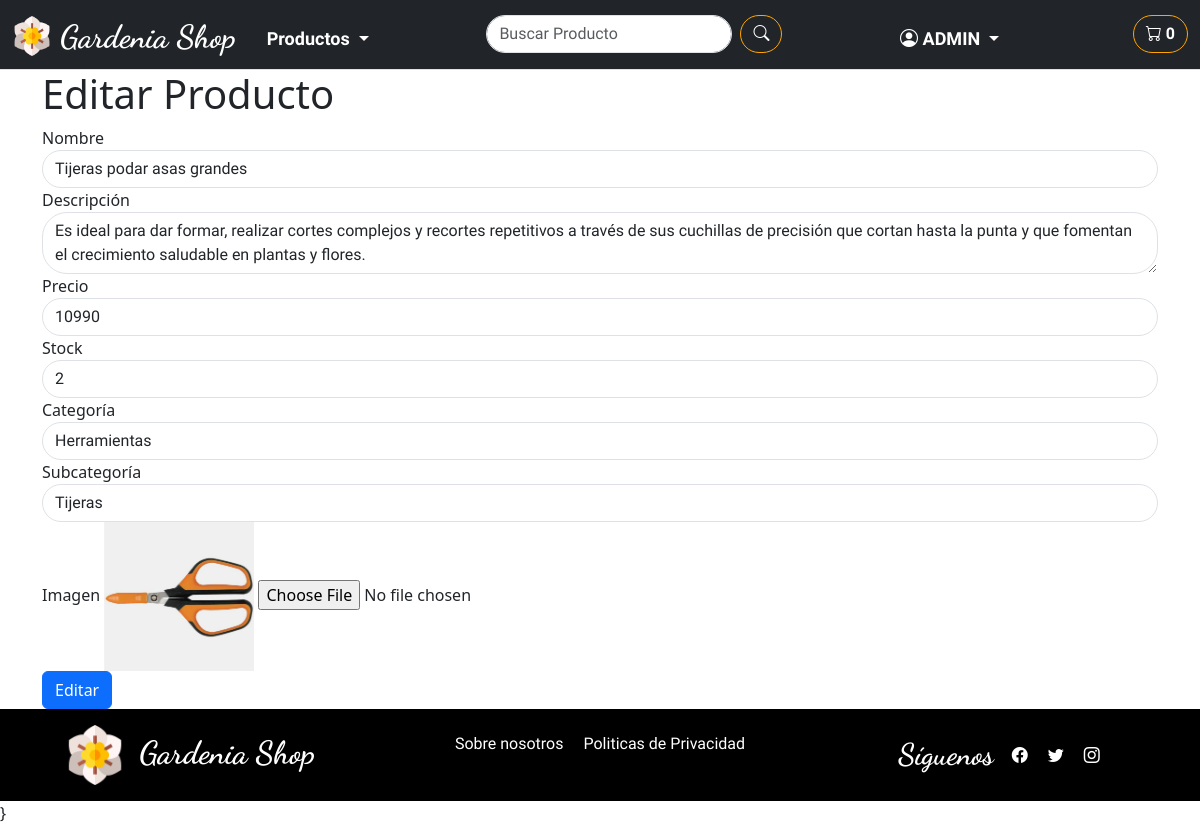
Screenshot of /shopWeb/admin/productos/editar/20 (signed in) with the database file from the repository.
### shopWeb/models.py (models this page shows, shortened)
class Producto(models.Model):
    id_categoria = models.ForeignKey(Categoria, on_delete=models.CASCADE, related_name='categoria_producto')
    id_subcategoria = models.ForeignKey(SubCategoria, on_delete=models.CASCADE, related_name='subcategoria_producto')
    id_producto = models.AutoField(primary_key=True)
    nombre = models.CharField(max_length=80)
    precio = models.IntegerField()
    stock = models.IntegerField()
    descripcion = models.CharField(max_length=250, blank=True, null=True)
    img = models.ImageField(upload_to='productos/', null=True, blank=True)

class Categoria(models.Model):
    categoria_id = models.AutoField(primary_key=True)
    categoria_nombre = models.CharField( max_length=50)

class SubCategoria(models.Model):
    subcategoria_id = models.AutoField(primary_key=True)
    categoria = models.ForeignKey(Categoria, on_delete=models.CASCADE, related_name='categorias_productos')
    subcategoria_nombre = models.CharField(max_length=50)

### shopWeb/views.py (the view)
# urls.py: path('admin/productos/editar/<int:id>', views.producto_editar, name='editar_producto'),
@login_required
@user_passes_test(es_admin)
def producto_editar(request, id):
    producto = get_object_or_404(Producto, id_producto=id)
    if request.method == 'POST':
        form = ProductoForm(request.POST, request.FILES, instance=producto)
        if form.is_valid():
            form.save()
            return redirect('productos')
    else:
        form = ProductoForm(instance=producto)
    categorias = Categoria.objects.all()
    subcategorias = SubCategoria.objects.filter(categoria=producto.id_categoria)
    return render(request, 'shopWeb/admin/producto_editar.html', {
        'form': form,
        'producto': producto,
        'categorias': categorias,
        'subcategorias': subcategorias
    })

### shopWeb/forms.py
class ProductoForm(forms.ModelForm):
    class Meta:
        model = Producto
        fields = '__all__'
        exclude = ['id_producto']
        labels = {
            'nombre': 'Nombre',
            'precio': 'Precio',
            'stock': 'Stock',
            'descripcion': 'Descripción',
            'img': 'Imagen',
            'id_categoria': 'Categoría',   # Asegúrate de usar el nombre correcto de los campos de clave foránea
            'id_subcategoria': 'Subcategoría',
        }
        widgets = {
            'nombre': forms.TextInput(attrs={'class': 'form-control'}),
            'precio': forms.NumberInput(attrs={'class': 'form-control'}),
            'stock': forms.NumberInput(attrs={'class': 'form-control'}),
            'descripcion': forms.Textarea(attrs={'class': 'form-control'}),
            'img': forms.FileInput(attrs={'class': 'form-control'}),
            'id_categoria': forms.Select(attrs={'class': 'form-control'}),
            'id_subcategoria': forms.Select(attrs={'class': 'form-control'}),
        }

### shopWeb/views.py (called while the page is built)
def es_admin(user):
    return user.is_staff

### shopWeb/templates/shopWeb/admin/producto_editar.html (shortened to what this page needs)
{% extends 'shopWeb/layouts/base.html' %}
{% load static %}
{% block content %}
    <div class="container">
        <h1>Editar Producto</h1>
        <form method="POST" enctype="multipart/form-data">
            <div class="form-group">
                <label for="nombre">Nombre</label>
                <input type="text" class="form-control" id="nombre" name="nombre" value="{{ producto.nombre }}">
            </div>
            <div class="form-group">
                <label for="descripcion">Descripción</label>
                <textarea class="form-control" id="descripcion" name="descripcion">{{ producto.descripcion }}</textarea>
            </div>
            <div class="form-group">
                <label for="precio">Precio</label>
                <input type="number" class="form-control" id="precio" name="precio" value="{{ producto.precio }}">
            </div>
            <div class="form-group">
                <label for="stock">Stock</label>
                <input type="number" class="form-control" id="stock" name="stock" value="{{ producto.stock }}">
            </div>
            <div class="form-group">
                <label for="categoria">Categoría</label>
                <select class="form-control" id="categoria" name="id_categoria">
                    {% for categoria in categorias %}
                        <option value="{{ categoria.categoria_id }}" {% if producto.id_categoria == categoria %}selected{% endif %}>{{ categoria.categoria_nombre }}</option>
                    {% endfor %}
                </select>
            </div>
            <div class="form-group">
                <label for="subcategoria">Subcategoría</label>
                <select class="form-control" id="subcategoria" name="id_subcategoria">
                    {% for subcategoria in subcategorias %}
                        <option value="{{ subcategoria.subcategoria_id }}" {% if producto.id_subcategoria == subcategoria %}selected{% endif %}>{{ subcategoria.subcategoria_nombre }}</option>
                    {% endfor %}
                </select>
            </div>
            <div class="form-group">
                <label for="imagen">Imagen</label>
                {% if producto.img %}
                    <img src="{{ producto.img.url }}"
                        alt="{{ producto.nombre }}"
                        style="max-width: 150px; max-height: 150px;">
                {% else %}
                    No image
                {% endif %}
                <input type="file" class="form-control-file" id="imagen" name="img">
            </div>
            <button type="submit" class="btn btn-primary">Editar</button>
        </form>
    </div>
{% endblock %}

### shopWeb/templates/shopWeb/layouts/navbar.html (shortened to what this page needs)
{% load static %}
<link rel="stylesheet" type="text/css" href="{% static 'css/style.css' %}">
<nav
    class="navbar navbar-dark navbar-expand-lg bg-dark sticky-top border-bottom pb-0">
    <div
        class="container-fluid d-flex align-items-center justify-content-between">
        <div class="d-flex align-items-start">
            <img src="{% static 'img/logo/logo_color.png' %}" alt="logo color"
                width="40" class="me-2 mt-2">
            <a class="navbar-brand dancing-script-font"
                href="{% url 'index' %}">
                <h5>Gardenia Shop</h5>
            </a>
        </div>
        <div class="offcanvas bg-dark offcanvas-end flex-column" id="offcanvas"
            aria-labelledby="offcanvasLabel">
            <div class="offcanvas-body justify-content-start align-items-start">
                <ul
                    class="navbar-nav me-auto d-flex flex-column flex-lg-row flex-grow-1 align-items-start justify-content-between">
                    <li class="nav-item dropdown">
                        <a class="nav-link dropdown-toggle comfortaa-font"
                            href="#PRODUCTOS" id="navbarDropdownMenuLink1"
                            role="button" data-bs-toggle="dropdown"
                            aria-expanded="false">
                            Productos
                        </a>
                    </li>
                    <form class="d-flex" role="search">
                        <input type="text" class="form-control me-2"
                            placeholder="Buscar Producto">
                        <button type="submit" class="btn btn-outline-success">
                            <i class="bi bi-search"></i>
                        </button>
                    </form>
                    {% if request.user.is_authenticated %}
                    {% if request.user.is_staff %}
                    <li class="nav-item dropdown">
                        <a class="nav-link dropdown-toggle"
                            id="navbarDropdownMenuLink1" role="button"
                            data-bs-toggle="dropdown" aria-expanded="false">
                            <i class="bi bi-person-circle"></i>
                            {{request.user.username}}
                        </a>
                    </li>
                    {% endif %}
                    {% else %}
                    <a class="nav-link comfortaa-font" id="singin" href="#"
                        data-bs-toggle="modal" data-bs-target="#modalSignin">
                        <i class="bi bi-person-circle"></i> Iniciar Sesión
                    </a>
                    {% endif %}
                    <button class="btn btn-outline-success ms-3 carrito-button"
                        type="button" data-bs-toggle="offcanvas"
                        data-bs-target="#carrito-offcanvas"
                        aria-controls="offcanvasCarrito">
                        <i class="bi bi-cart"></i>
                        <span id="carrito-icono">0</span>
                    </button>
                </ul>
            </div>
        </div>
    </div>
</nav>

### shopWeb/static/css/style.css (style rules this page uses)
:root { --color-primary: #FFA500; --color-secondary: #FFD700; --color-tertiary: #32CD32; --color-red: #aa2929f0; --color-dark: #333333; --color-light: #FFFFFF; --color-black: #000000; }
html, body { height: 100vh; }
body { display: flex; flex-direction: column; }
.dancing-script-font { font-family: "Dancing Script", cursive; font-optical-sizing: auto; font-size: xx-large; font-weight: 700; font-style: normal; }
.comfortaa-font { font-family: "Comfortaa", sans-serif; font-optical-sizing: auto; font-weight: 700; font-style: normal; }
h5 { padding-top: 5px; font-family: "Dancing Script", cursive; font-optical-sizing: auto; font-size: xx-large; font-weight: 700; font-style: normal; color: var(--color-light); }
ul { list-style: none; }
a { text-decoration: none; color: var(--color-light); }
.navbar-brand { font-size: 30px; font-weight: bold; }
.nav-link { font-family: "Comfortaa", sans-serif; font-size: 18px; font-weight: bold; color: var(--color-light); padding: 10px 15px; white-space: nowrap; }
#navbarDropdownMenuLink1 { color: var(--color-light); font-family: "Comfortaa", sans-serif; font-size: 18px; font-weight: bold; padding: 10px 15px; }
.form-control { border-radius: 25px; font-family: "Comfortaa", sans-serif; }
.btn-outline-success { border-color: var(--color-primary); color: var(--color-light); font-weight: bold; border-radius: 25px; white-space: nowrap; }
.offcanvas-body { padding: 20px; overflow-y: auto; }
.politicas-page p, ul, li { font-family: "Comfortaa", sans-serif; font-size: 18px; font-weight: bold; color: var(--color-dark); }

### rows the page displays
Producto: nombre "Tijeras podar asas grandes", descripcion "Es ideal para dar formar, realizar cortes complejos y recortes repetitivos a través de sus cuchillas de precisión que cortan hasta la punta y que fomentan el crecimiento saludable en plantas y flores.", precio "10990", stock "2", id_categoria "Herramientas", id_subcategoria "Tijeras", img (picture)

### other values shown
{{ request.user.username }} "ADMIN"
